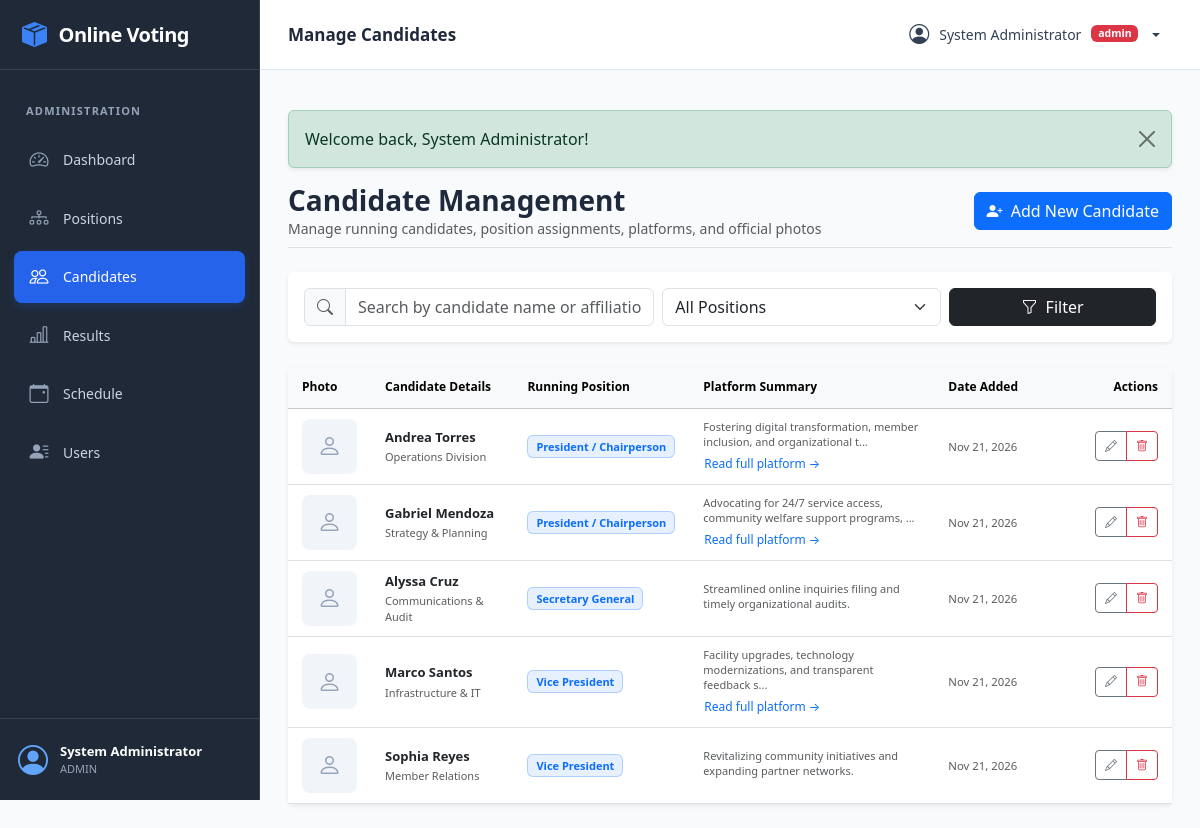
The app's page /admin/candidates.php (signed in) with its own data.
### tables this page shows
CREATE TABLE IF NOT EXISTS `candidates` (
  `candidate_id` INT AUTO_INCREMENT PRIMARY KEY,
  `position_id` INT NOT NULL,
  `full_name` VARCHAR(100) NOT NULL,
  `course_year` VARCHAR(100) NOT NULL,
  `platform` TEXT NULL,
  `photo` VARCHAR(255) NULL,
  `created_at` TIMESTAMP DEFAULT CURRENT_TIMESTAMP,
  FOREIGN KEY (`position_id`) REFERENCES `positions`(`position_id`) ON DELETE CASCADE
);

CREATE TABLE IF NOT EXISTS `positions` (
  `position_id` INT AUTO_INCREMENT PRIMARY KEY,
  `position_name` VARCHAR(100) NOT NULL UNIQUE,
  `description` TEXT NULL,
  `created_at` TIMESTAMP DEFAULT CURRENT_TIMESTAMP
);

### admin/candidates.php (the view, shortened to what this page needs)
<?php
require_once __DIR__ . '/../db_connect.php';
require_once __DIR__ . '/../includes/functions.php';
$search = trim($_GET['search'] ?? '');
$sql = "
    SELECT c.candidate_id, c.position_id, c.full_name, c.course_year, c.platform, c.photo, c.created_at,
           p.position_name
    FROM candidates c
    JOIN positions p ON c.position_id = p.position_id
    WHERE 1=1
";
$params = [];
$sql .= " ORDER BY p.position_name ASC, c.full_name ASC";
$stmt = $pdo->prepare($sql);
$stmt->execute($params);
$candidates = $stmt->fetchAll();
require_once __DIR__ . '/../includes/header.php';
?>
<div class="d-flex flex-wrap justify-content-between align-items-center mb-4 pb-2 border-bottom">
    <div>
        <h2 class="h3 fw-bold mb-0">Candidate Management</h2>
        <p class="text-muted small mb-0">Manage running candidates, position assignments, platforms, and official photos</p>
    </div>
    <div class="mt-2 mt-md-0">
        <a href="<?= url('admin/candidate_add.php'); ?>" class="btn btn-primary">
            <i class="bi bi-person-plus-fill me-1"></i> Add New Candidate
        </a>
    </div>
</div>
<div class="card border-0 shadow-sm mb-4">
    <div class="card-body p-3">
        <form method="GET" action="<?= url('admin/candidates.php'); ?>" class="row g-2 align-items-center">
            <div class="col-md-5">
                <div class="input-group">
                    <span class="input-group-text bg-light text-muted"><i class="bi bi-search"></i></span>
                    <input type="text" name="search" class="form-control" placeholder="Search by candidate name or affiliation/department..." value="<?= e($search); ?>">
                </div>
            </div>
            <div class="col-md-4">
                <select name="position_id" class="form-select">
                    <option value="0">All Positions</option>
                </select>
            </div>
            <div class="col-md-3 d-flex gap-2">
                <button type="submit" class="btn btn-dark w-100">
                    <i class="bi bi-funnel me-1"></i> Filter
                </button>
            </div>
        </form>
    </div>
</div>
<div class="card border-0 shadow-sm">
    <div class="card-body p-0">
        <?php if (empty($candidates)): ?>
            <div class="p-5 text-center text-muted">
                <i class="bi bi-person-x fs-1 d-block mb-2"></i>
                <h5 class="fw-bold">No candidates found</h5>
                <p class="small mb-3">Try clearing search filters or add a new candidate to get started.</p>
                <a href="<?= url('admin/candidate_add.php'); ?>" class="btn btn-primary btn-sm">
                    <i class="bi bi-plus-lg me-1"></i> Add Candidate
                </a>
            </div>
        <?php else: ?>
            <div class="table-responsive">
                <table class="table table-hover align-middle mb-0">
                    <thead class="table-light">
                        <tr>
                            <th style="width: 70px;">Photo</th>
                            <th>Candidate Details</th>
                            <th>Running Position</th>
                            <th>Platform Summary</th>
                            <th>Date Added</th>
                            <th class="text-end" style="width: 140px;">Actions</th>
                        </tr>
                    </thead>
                    <tbody>
                        <?php foreach ($candidates as $cand): ?>
                            <tr>
                                <td>
                                    <?php if (!empty($cand['photo']) && file_exists(__DIR__ . '/../uploads/' . $cand['photo'])): ?>
                                        <img src="<?= url('uploads/' . e($cand['photo'])); ?>" alt="<?= e($cand['full_name']); ?>" class="candidate-avatar">
                                    <?php else: ?>
                                        <div class="candidate-avatar-placeholder">
                                            <i class="bi bi-person"></i>
                                        </div>
                                    <?php endif; ?>
                                </td>
                                <td>
                                    <div class="fw-bold text-dark"><?= e($cand['full_name']); ?></div>
                                    <div class="text-muted small"><?= e($cand['course_year']); ?></div>
                                </td>
                                <td>
                                    <span class="badge bg-primary bg-opacity-10 text-primary border border-primary border-opacity-25 px-2 py-1">
                                        <?= e($cand['position_name']); ?>
                                    </span>
                                </td>
                                <td>
                                    <?php
                                        $platform = trim($cand['platform'] ?? '');
                                        $excerpt = mb_strimwidth($platform, 0, 75, '...');
                                    ?>
                                    <div class="small text-muted mb-1"><?= e($excerpt ?: 'No platform statement provided.'); ?></div>
                                    <?php if (mb_strlen($platform) > 75): ?>
                                        <button type="button" class="btn btn-link btn-sm p-0 text-decoration-none small" data-bs-toggle="modal" data-bs-target="#platformModal<?= $cand['candidate_id']; ?>">
                                            Read full platform &rarr;
                                        </button>
                                    <?php endif; ?>
                                </td>
                                <td class="text-muted small">
                                    <?= date('M d, Y', strtotime($cand['created_at'])); ?>
                                </td>
                                <td class="text-end">
                                    <div class="btn-group btn-group-sm">
                                        <a href="<?= url('admin/candidate_edit.php?id=' . $cand['candidate_id']); ?>" class="btn btn-outline-secondary" title="Edit Candidate">
                                            <i class="bi bi-pencil"></i>
                                        </a>
                                        <button type="button" class="btn btn-outline-danger" title="Delete Candidate" data-bs-toggle="modal" data-bs-target="#deleteModal<?= $cand['candidate_id']; ?>">
                                            <i class="bi bi-trash"></i>
                                        </button>
                                    </div>
                                </td>
                            </tr>
                        <?php endforeach; ?>
                    </tbody>
                </table>
            </div>
        <?php endif; ?>
    </div>
</div>
<?php require_once __DIR__ . '/../includes/footer.php'; ?>

### records on screen
candidates: full_name "Andrea Torres", course_year "Operations Division", position.position_name "President / Chairperson", platform "Fostering digital transformation, member inclusion, and organizational t...", created_at "Nov 21, 2026"
candidates: full_name "Gabriel Mendoza", course_year "Strategy & Planning", position.position_name "President / Chairperson", platform "Advocating for 24/7 service access, community welfare support programs, ...", created_at "Nov 21, 2026"
candidates: full_name "Alyssa Cruz", course_year "Communications & Audit", position.position_name "Secretary General", platform "Streamlined online inquiries filing and timely organizational audits.", created_at "Nov 21, 2026"
candidates: full_name "Marco Santos", course_year "Infrastructure & IT", position.position_name "Vice President", platform "Facility upgrades, technology modernizations, and transparent feedback s...", created_at "Nov 21, 2026"
candidates: full_name "Sophia Reyes", course_year "Member Relations", position.position_name "Vice President", platform "Revitalizing community initiatives and expanding partner networks.", created_at "Nov 21, 2026"

### other values on screen
$_SESSION['full_name'] "System Administrator"
$_SESSION['role'] "ADMIN"
$pageTitle "Manage Candidates"
$_SESSION['role'] "admin"
$message "Welcome back, System Administrator!"
